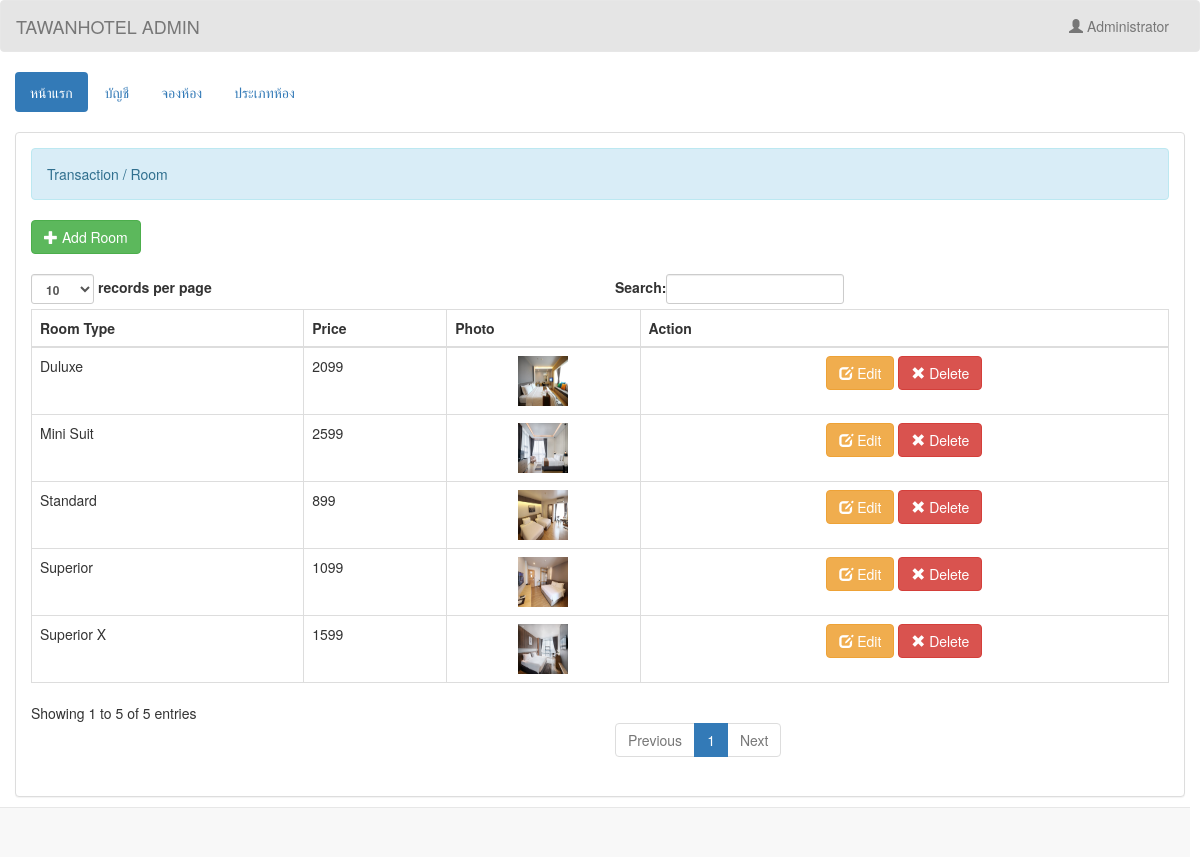
/admin/room.php (signed in), run on the app's committed database.
### tables this page shows
CREATE TABLE `room` (
  `room_id` int(11) NOT NULL,
  `room_type` varchar(50) NOT NULL,
  `price` varchar(11) NOT NULL,
  `photo` varchar(100) NOT NULL
);

### admin/name.php (called while the page is built)
<?php
	require 'connect.php';
	$query = $conn->query("SELECT * FROM `admin` WHERE `admin_id` = '$_SESSION[admin_id]'") or die(mysqli_error());
	$fetch = $query->fetch_array();
	$name = $fetch['name'];
?>

### admin/room.php (the view, shortened to what this page needs)
<!DOCTYPE html>
<?php
	require 'name.php';
?>
<html lang = "en">
	<head>
		<link rel = "stylesheet" type = "text/css" href = "../css/bootstrap.css " />
		<link rel = "stylesheet" type = "text/css" href = "../css/style.css" />
	</head>
<body>
	<nav style = "background-color:rgba(0, 0, 0, 0.1);" class = "navbar navbar-default">
		<div  class = "container-fluid">
			<div class = "navbar-header">
				<a class = "navbar-brand" >TAWANHOTEL ADMIN</a>
			</div>
			<ul class = "nav navbar-nav pull-right ">
				<li class = "dropdown">
					<a class="dropdown-toggle" data-toggle="dropdown" role="button" aria-haspopup="true" aria-expanded="false"><i class = "glyphicon glyphicon-user"></i> <?php echo $name;?></a>
				</li>
			</ul>
		</div>
	</nav>
	<div class = "container-fluid">
		<ul class = "nav nav-pills">
			<li class = "active"><a href = "home.php">หน้าแรก</a></li>
			<li><a href = "account.php">บัญชี</a></li>
			<li><a href = "reserve.php">จองห้อง</a></li>
			<li><a href = "room.php">ประเภทห้อง</a></li>
		</ul>
	</div>
	<br />
	<div class = "container-fluid">
		<div class = "panel panel-default">
			<div class = "panel-body">
				<div class = "alert alert-info">Transaction / Room</div>
				<a class = "btn btn-success" href = "add_room.php"><i class = "glyphicon glyphicon-plus"></i> Add Room</a>
				<br />
				<br />
				<table id = "table" class = "table table-bordered">
					<thead>
						<tr>
							<th>Room Type</th>
							<th>Price</th>
							<th>Photo</th>
							<th>Action</th>
						</tr>
					</thead>
					<tbody>
					<?php
						$query = $conn->query("SELECT * FROM `room`") or die(mysqli_error());
						while($fetch = $query->fetch_array()){
					?>
						<tr>
							<td><?php echo $fetch['room_type']?></td>
							<td><?php echo $fetch['price']?></td>
							<td><center><img src = "../photo/<?php echo $fetch['photo']?>" height = "50" width = "50"/></center></td>
							<td><center><a class = "btn btn-warning" href = "edit_room.php?room_id=<?php echo $fetch['room_id']?>"><i class = "glyphicon glyphicon-edit"></i> Edit</a> <a class = "btn btn-danger" onclick = "confirmationDelete(this); return false;" href = "delete_room.php?room_id=<?php echo $fetch['room_id']?>"><i class = "glyphicon glyphicon-remove"></i> Delete</a></center></td>
						</tr>
					<?php
						}
					?>
					</tbody>
				</table>
			</div>
		</div>
	</div>
	<br />
	<br />
	<div style = "text-align:right; margin-right:10px;" class = "navbar navbar-default navbar-fixed-bottom">
	</div>
</body>
</html>

### data on the page
room: room_type "Standard", price "899", photo (picture)
room: room_type "Superior", price "1099", photo (picture)
room: room_type "Superior X", price "1599", photo (picture)
room: room_type "Duluxe", price "2099", photo (picture)
room: room_type "Mini Suit", price "2599", photo (picture)

### other printed values
$name "Administrator"
